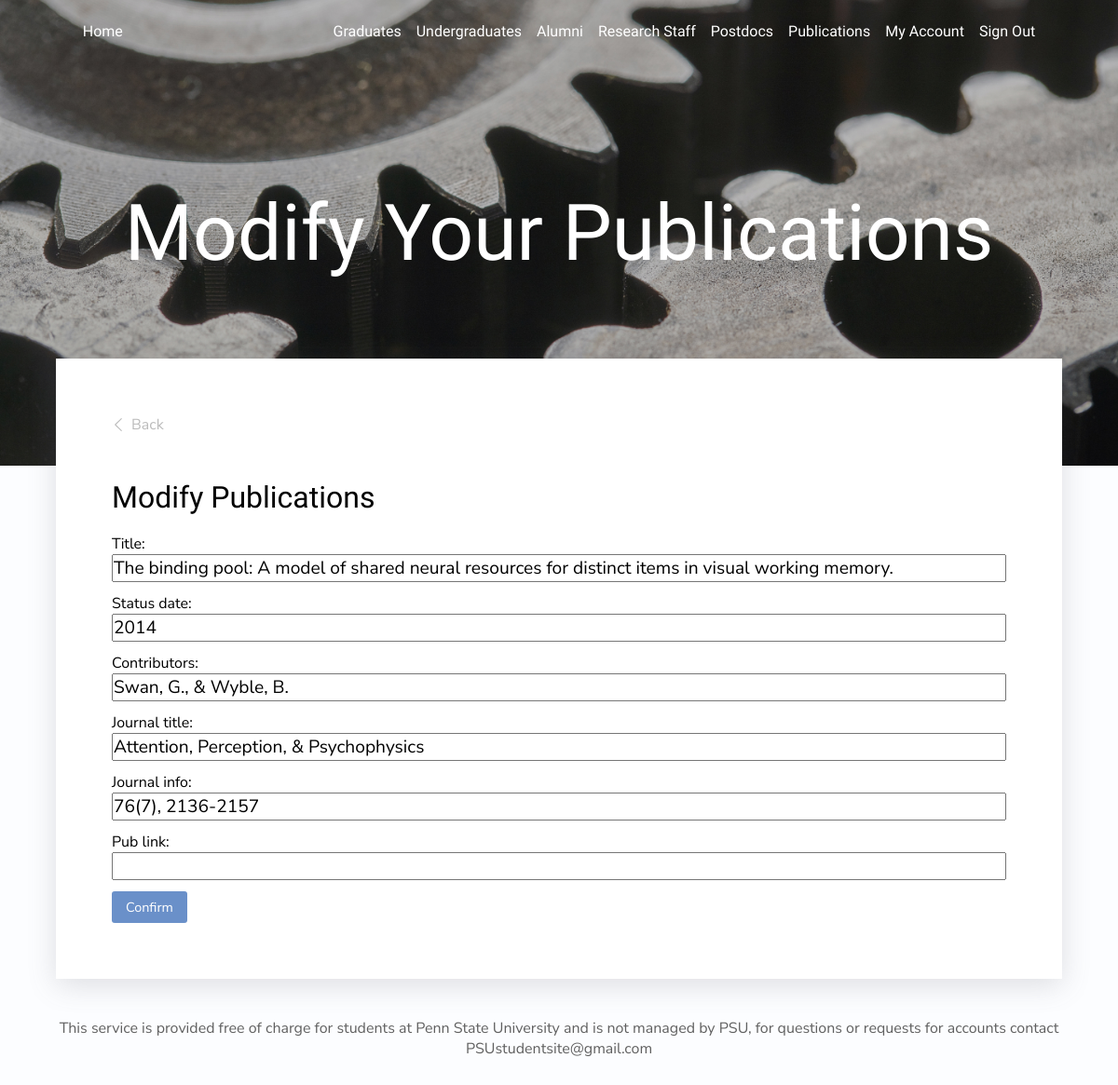
The app's page /update-publication/f077285a060a449db8c4c3dfe18ee63c/ (signed in) with its own data.
### users/models.py (models this page shows, shortened)
class UserPublications(models.Model):
    DISPLAY_NO = (
        ('display', 'Display'),
        ('noDisplay', 'Do not display'),
    )
    author = models.ForeignKey(
        Profile, on_delete=models.CASCADE, null=True, blank=True)
    title = models.CharField(max_length=500, null=True, blank=True)
    status_date = models.CharField(max_length=300, null=True, blank=True)
    only_enter_year_xxxx = models.IntegerField(null=True)
    contributors = models.CharField(max_length=1000, null=True, blank=True)
    journal_info = models.CharField(max_length=1000, null=True, blank=True)
    journal_title = models.CharField(max_length=1000, null=True, blank=True)
    pub_link = models.CharField(max_length=500, null=True, blank=True)
    display = models.CharField(
        max_length=300, null=True, blank=True, default='display', choices=DISPLAY_NO)
    id = models.UUIDField(default=uuid.uuid4, unique=True,
                          primary_key=True, editable=False)

### users/views.py (the view)
@login_required(login_url="login")
def updatePublication(request, pk):
    profile = request.user.profile
    publication = profile.userpublications_set.get(id=pk)
    form = UserPublicationsForm(instance=publication)
    if request.method == 'POST':
        form = UserPublicationsForm(request.POST, instance=publication)
        if form.is_valid():
            form.save()
            messages.success(request, 'Publication updated successfully')
            return redirect('account')
    context = {'form': form}
    return render(request, 'users/publication_form.html', context)

### users/forms.py (shortened to what this page needs)
class UserPublicationsForm(ModelForm):
    class Meta:
        model = UserPublications
        fields = ['title', 'status_date',
                  'contributors', 'journal_title', 'journal_info', 'pub_link']
        exclude = ['author']

### users/templates/users/publication_form.html (shortened to what this page needs)
{% extends "main.html"%}
{% block content %}
<div class="background-image5">
    <div class="hero-titles">
        <h1 class="hero-title">
            Modify Your Publications
        </h1>
    </div>
</div>
<div class="profile-section">
    <div class="paper">
        <div class="back">
            <a href="{% url 'account' %}" class="back-container">
                <div class="back-name">Back</div>
            </a>
        </div>
    <h1 class="m1b">Modify Publications</h1>
    <form method="POST" action="" enctype="multipart/form-data">
    {{form.as_p}}
    <input class="confirms" type="submit" value="Confirm" />
</form>
    </div>
</div>
{% endblock %}

### static/css/main.css (style rules this page uses)
*, html { margin: 0; padding: 0; box-sizing: border-box; font-family: "Forum", sans-serif; }
:root { --neutralBlue: #fcfdff; --fadedBlue: #6a90c9; --lightGray: #606060; }
html { background-color: var(--neutralBlue); }
a { text-decoration: none; }
h1, h2 { font-weight: 400; }
.background-image5 { background-image: url("../images/gears.jpg"); object-fit: cover; background-size: cover; background-position: center center; background-repeat: no-repeat; height: 500px; display: flex; flex-direction: column; justify-content: center; align-items: center; }
.hero-titles { display: flex; flex-direction: column; justify-content: center; align-items: center; }
.hero-title { font-size: 7vw; color: white; text-align: center; }
.profile-section { display: flex; justify-content: center; }
.paper { box-shadow: rgba(100, 100, 111, 0.2) 0px 7px 29px 0px; background-color: white; position: relative; margin-top: -115px; width: 90%; display: flex; flex-direction: column; justify-content: center; max-width: 1150px; padding: 60px; }
#id_title, #id_status_date, #id_contributors, #id_journal_title, #id_journal_info, #id_pub_link, #id_profile_picture, #id_username, #id_email, #id_name, #id_account_type, #id_area_of_interest, #id_description, #id_cv, #id_resume, #id_orcid, #id_linkedin, #id_twitter, #id_osf, #id_github, #id_facebook, #id_youtube, #id_website, #id_conference_venue, #id_old_password, #id_new_password2, #id_new_password1 { font-size: 1.2rem; margin-bottom: 12px; width: 100%; font-family: "Nunito Sans"; }
label { font-family: "Nunito Sans"; }
.m1b { margin-bottom: 20px; }
.confirms, .confirms2 { font-size: 0.9rem; font-family: Nunito Sans; background-color: var(--fadedBlue); color: white; outline: none; border: none; border-radius: 3px; padding: 7px 15px; transition: all 0.2s; cursor: pointer; }
.back { display: flex; justify-content: space-between; align-items: left; margin-bottom: 48px; }
.back-name { margin-left: 7px; font-family: "Nunito Sans"; color: #bbb; }
.back-container { display: flex; flex-direction: row; justify-content: center; align-items: center; }

### records on screen
UserPublications: title "The binding pool: A model of shared neural resources for distinct items in visual working memory.", status_date "2014", contributors "Swan, G., & Wyble, B.", journal_title "Attention, Perception, & Psychophysics", journal_info "76(7), 2136-2157"
